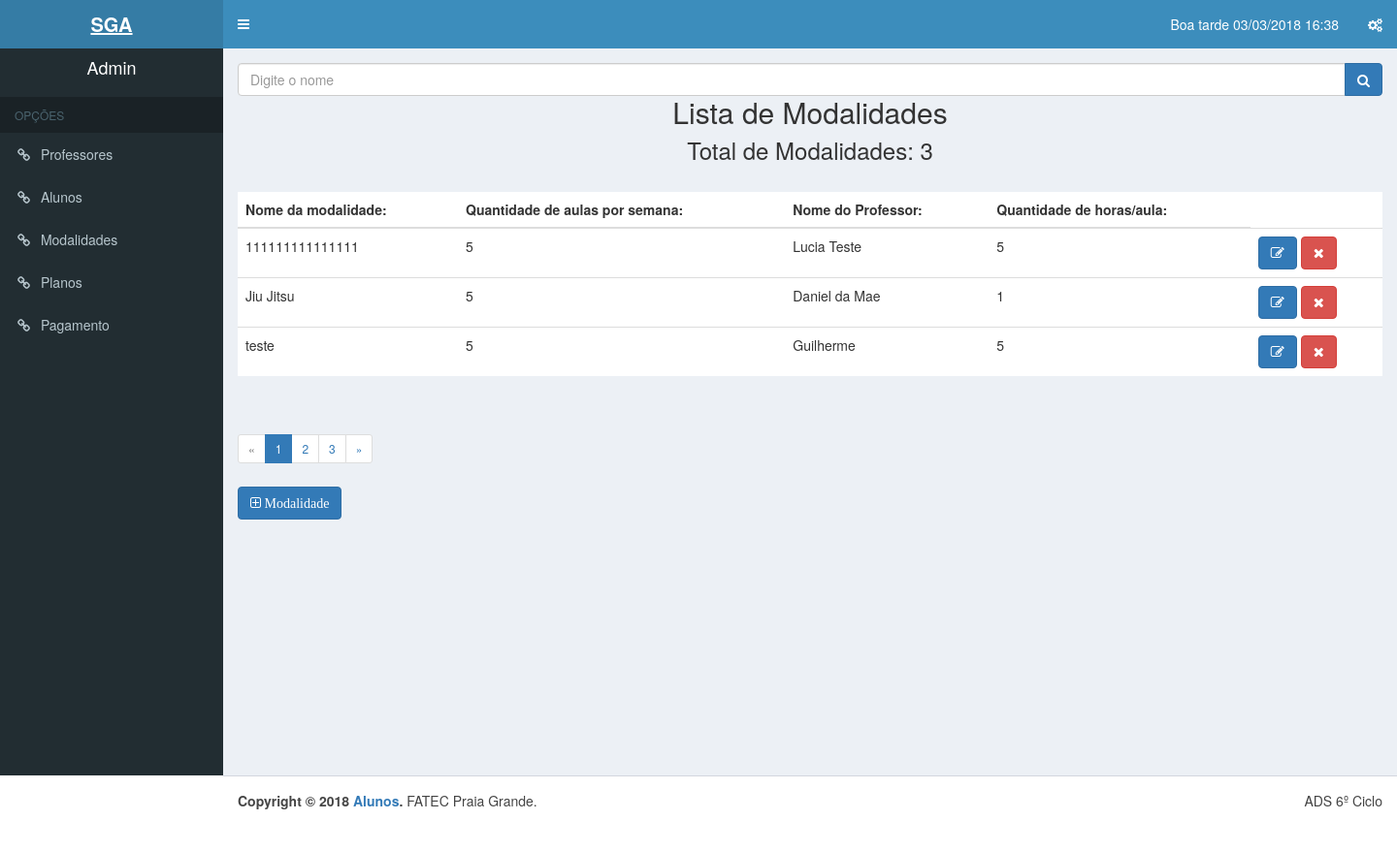
The page /Views/modalidade.php (signed in) on the database its author committed.
### tables this page shows
CREATE TABLE `modalidade` (
  `cd_modalidade` int(11) NOT NULL,
  `nm_modalidade` varchar(30) NOT NULL,
  `qt_aulasem` int(5) NOT NULL,
  `qt_hraula` int(5) NOT NULL,
  `nm_professor` varchar(50) NOT NULL
);

### controllers/limitarModalidade.php (called while the page is built)
<?php
    $PDO = db_connect();
	if (!isset($_GET['pg'])) {
		$pg = 1;
	} else {
		$pg = $_GET['pg'];
	}
	$total_reg = "10";
	$inicio = $pg -1;
	$inicio = $inicio * $total_reg;
	$anterior = $pg -1;
	$proximo = $pg +1;
    $sql = "SELECT * FROM modalidade ORDER BY nm_modalidade ASC LIMIT $inicio, $total_reg";
    $stmt = $PDO->prepare($sql);
    $stmt->execute();
    $sql_count = "SELECT COUNT(*) AS total FROM modalidade";
    $stmt_count = $PDO->prepare($sql_count);
    $stmt_count->execute();
    $total = $stmt_count->fetchColumn();

### Views/modalidade.php (the view, shortened to what this page needs)
<?php
    include ('../controllers/limitarModalidade.php');
    include ('header.php');
?>
<form name="frmBusca" method="post" action="../Views/modalidadeList.php">
            <div class="input-group">
              <input type="text" name="cxnome" id="cxnome" class="form-control" placeholder="Digite o nome">
              <span class="input-group-btn">
                  <button type="submit" name="buscar" id="search-btn" class="btn btn-primary">
                    <i class="fa fa-search"></i>
                  </button>
              </span>
            </div>
        </form>
<h2 class="center">Lista de Modalidades</h2>
          <h3 class="center">Total de Modalidades: <?php if(isset($total)){echo $total;} ?></h3>
          <?php if(isset($total) > 0):?>
          <table class="table table-hover">
              <thead>
                  <tr>
                      <th>Nome da modalidade:</th>
                      <th>Quantidade de aulas por semana:</th>
                      <th>Nome do Professor:</th>
                      <th>Quantidade de horas/aula:</th>
                  </tr>
              </thead>
              <tbody>
                  <?php while($user = $stmt->fetch(PDO::FETCH_ASSOC)):?>
                  <tr>
                    <td><?PHP echo $user['nm_modalidade'] ?></td>
                    <td><?PHP echo $user['qt_aulasem'] ?></td>
                    <td><?PHP echo $user['nm_professor'] ?></td>
                    <td><?PHP echo $user['qt_hraula'] ?></td>
                    <td>
                    <a href="modalidadeEdit.php?cd_modalidade=<?php echo $user['cd_modalidade'] ?>">
                    <button class="btn btn-primary fa fa-edit"></button></a>
                    <a href="../controllers/deletarModalidade.php?cd_modalidade=<?php echo $user['cd_modalidade'] ?>" onclick="return confirm('Tem certeza que deseja remover?');">
                    <button class="btn btn-danger fa fa-times"></button></a>
                      </td>
                  </tr>
                  <?php endwhile;?>
              </tbody>
          </table>
        <?php else: ?>
        <p>Nenhuma modalidade registrada</p>
            <?php endif; ?>
            <?php
           if ($total > 1) {
		echo "<nav>";
		echo "	<ul class='pagination pagination-sm'>";
		if ($anterior > 0) {
			echo "<li>";
			echo "	<a href='?pg=".$anterior."' aria-label='Previous'>";
			echo "		<span aria-hidden='true'>«</span>";
			echo "	</a>";
			echo "</li>";
		} else {
			echo "<li class='disabled'>";
			echo "	<span aria-hidden='true'>«</span>";
			echo "</li>";
		}
		for ($i=1;$i<=$total;$i++) {
			if ($i >= ($pg-4) AND $i <= ($pg+4)) {
				if ($i == $pg) {
					echo "<li class='active'><a href='?pg=".$i."'>".$i."</a></li>";
				} else {
					echo "<li><a href='?pg=".$i."'>".$i."</a></li>";
				}
			}
		}
                        if($pg < $total) {
                                echo "<li>";
                                echo "	<a href='?pg=".$proximo."' aria-label='Next'>";
                                echo "		<span aria-hidden='true'>»</span>";
                                echo "	</a>";
                                echo "</li>";
                        } else {
                                echo "<li class='disabled'>";
                                echo "	<span aria-hidden='true'>»</span>";
                                echo "</li>";
                        }
                        echo "  </ul>";
                        echo "</nav>";
            }
            ?>
        <a href="modalidadeAdd.php"><button class="btn btn-primary fa fa-plus-square-o"> Modalidade</button></a>
        </div>
    </div>
<?php include ('footer.php');?>

### rows shown on the page
modalidade: nm_modalidade "111111111111111", qt_aulasem "5", nm_professor "Lucia Teste", qt_hraula "5"
modalidade: nm_modalidade "Jiu Jitsu", qt_aulasem "5", nm_professor "Daniel da Mae", qt_hraula "1"
modalidade: nm_modalidade "teste", qt_aulasem "5", nm_professor "Guilherme", qt_hraula "5"

### other values the page prints
dataatual() "Boa tarde 03/03/2018 16:38"
$_SESSION['user_name'] "Admin"
$total "3"
